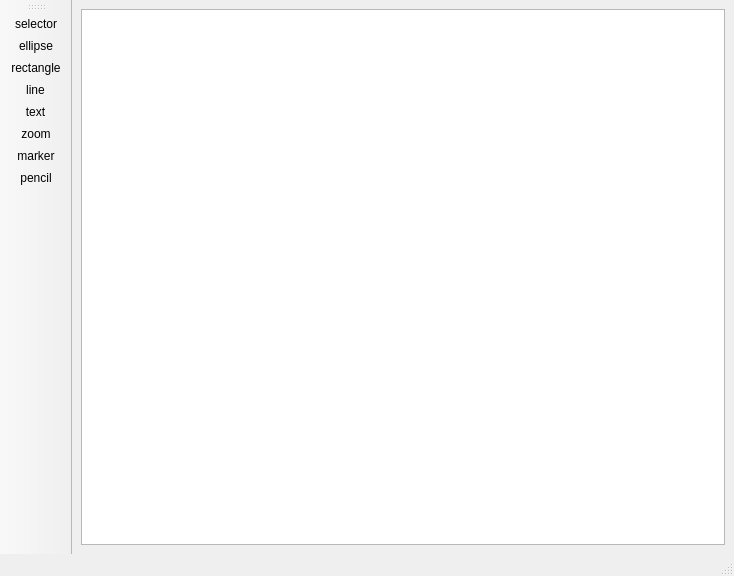
<?xml version="1.0" encoding="UTF-8"?>
<ui version="4.0">
 <author>Seba</author>
 <class>MainWindow</class>
 <widget class="QMainWindow" name="MainWindow">
  <property name="geometry">
   <rect>
    <x>0</x>
    <y>0</y>
    <width>734</width>
    <height>576</height>
   </rect>
  </property>
  <property name="windowTitle">
   <string>MainWindow</string>
  </property>
  <property name="tabShape">
   <enum>QTabWidget::Triangular</enum>
  </property>
  <property name="dockOptions">
   <set>QMainWindow::AllowTabbedDocks|QMainWindow::AnimatedDocks|QMainWindow::VerticalTabs</set>
  </property>
  <widget class="QWidget" name="centralwidget">
   <layout class="QHBoxLayout" name="horizontalLayout">
    <item>
     <widget class="QGraphicsView" name="graphicsView">
      <property name="renderHints">
       <set>QPainter::Antialiasing|QPainter::HighQualityAntialiasing|QPainter::TextAntialiasing</set>
      </property>
     </widget>
    </item>
   </layout>
  </widget>
  <widget class="QMenuBar" name="menubar">
   <property name="geometry">
    <rect>
     <x>0</x>
     <y>0</y>
     <width>734</width>
     <height>29</height>
    </rect>
   </property>
  </widget>
  <widget class="QStatusBar" name="statusbar"/>
  <widget class="QToolBar" name="toolBar">
   <property name="windowTitle">
    <string>toolBar</string>
   </property>
   <property name="autoFillBackground">
    <bool>true</bool>
   </property>
   <property name="allowedAreas">
    <set>Qt::AllToolBarAreas</set>
   </property>
   <attribute name="toolBarArea">
    <enum>LeftToolBarArea</enum>
   </attribute>
   <attribute name="toolBarBreak">
    <bool>false</bool>
   </attribute>
   <addaction name="actionSelector"/>
   <addaction name="actionEllipse"/>
   <addaction name="actionRectangle"/>
   <addaction name="actionLine"/>
   <addaction name="actionText"/>
   <addaction name="actionZoom"/>
   <addaction name="actionMarker"/>
   <addaction name="actionPencil"/>
  </widget>
  <action name="actionSelector">
   <property name="checkable">
    <bool>true</bool>
   </property>
   <property name="icon">
    <iconset resource="rsrc.qrc">
     <normaloff>:/icons/resources/icons/tool-icons/selector.png</normaloff>:/icons/resources/icons/tool-icons/selector.png</iconset>
   </property>
   <property name="text">
    <string>selector</string>
   </property>
   <property name="shortcut">
    <string>Ctrl+1</string>
   </property>
  </action>
  <action name="actionEllipse">
   <property name="checkable">
    <bool>true</bool>
   </property>
   <property name="icon">
    <iconset resource="rsrc.qrc">
     <normaloff>:/icons/resources/icons/tool-icons/ellipse.png</normaloff>:/icons/resources/icons/tool-icons/ellipse.png</iconset>
   </property>
   <property name="text">
    <string>ellipse</string>
   </property>
   <property name="shortcut">
    <string>Ctrl+2</string>
   </property>
  </action>
  <action name="actionRectangle">
   <property name="checkable">
    <bool>true</bool>
   </property>
   <property name="icon">
    <iconset resource="rsrc.qrc">
     <normaloff>:/icons/resources/icons/tool-icons/rectangle.png</normaloff>:/icons/resources/icons/tool-icons/rectangle.png</iconset>
   </property>
   <property name="text">
    <string>rectangle</string>
   </property>
   <property name="shortcut">
    <string>Ctrl+3</string>
   </property>
  </action>
  <action name="actionLine">
   <property name="checkable">
    <bool>true</bool>
   </property>
   <property name="icon">
    <iconset resource="rsrc.qrc">
     <normaloff>:/icons/resources/icons/tool-icons/line.png</normaloff>:/icons/resources/icons/tool-icons/line.png</iconset>
   </property>
   <property name="text">
    <string>line</string>
   </property>
   <property name="shortcut">
    <string>Ctrl+4</string>
   </property>
  </action>
  <action name="actionText">
   <property name="checkable">
    <bool>true</bool>
   </property>
   <property name="icon">
    <iconset resource="rsrc.qrc">
     <normaloff>:/icons/resources/icons/tool-icons/text.png</normaloff>:/icons/resources/icons/tool-icons/text.png</iconset>
   </property>
   <property name="text">
    <string>text</string>
   </property>
   <property name="shortcut">
    <string>Ctrl+5</string>
   </property>
  </action>
  <action name="actionZoom">
   <property name="checkable">
    <bool>true</bool>
   </property>
   <property name="icon">
    <iconset resource="rsrc.qrc">
     <normaloff>:/icons/resources/icons/tool-icons/zoom.png</normaloff>:/icons/resources/icons/tool-icons/zoom.png</iconset>
   </property>
   <property name="text">
    <string>zoom</string>
   </property>
   <property name="shortcut">
    <string>Ctrl+6</string>
   </property>
  </action>
  <action name="actionMarker">
   <property name="checkable">
    <bool>true</bool>
   </property>
   <property name="icon">
    <iconset resource="rsrc.qrc">
     <normaloff>:/icons/resources/icons/tool-icons/marker.png</normaloff>:/icons/resources/icons/tool-icons/marker.png</iconset>
   </property>
   <property name="text">
    <string>marker</string>
   </property>
   <property name="shortcut">
    <string>Ctrl+7, Return</string>
   </property>
  </action>
  <action name="actionPencil">
   <property name="checkable">
    <bool>true</bool>
   </property>
   <property name="icon">
    <iconset resource="rsrc.qrc">
     <normaloff>:/icons/resources/icons/tool-icons/pencil.png</normaloff>:/icons/resources/icons/tool-icons/pencil.png</iconset>
   </property>
   <property name="text">
    <string>pencil</string>
   </property>
   <property name="shortcut">
    <string>Ctrl+8</string>
   </property>
  </action>
 </widget>
 <resources>
  <include location="rsrc.qrc"/>
 </resources>
 <connections/>
</ui>
